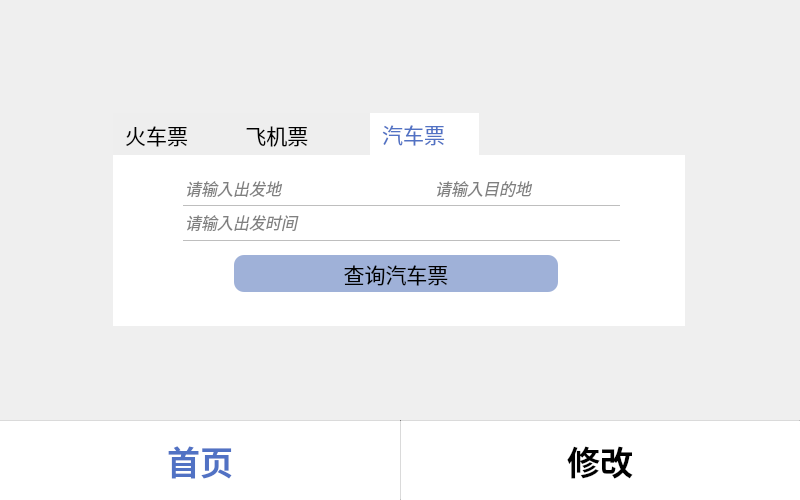
<?xml version="1.0" encoding="UTF-8"?>
<ui version="4.0">
 <class>StaffHomePage</class>
 <widget class="QMainWindow" name="StaffHomePage">
  <property name="geometry">
   <rect>
    <x>0</x>
    <y>0</y>
    <width>800</width>
    <height>500</height>
   </rect>
  </property>
  <property name="windowTitle">
   <string>MainWindow</string>
  </property>
  <widget class="QWidget" name="centralwidget">
   <widget class="QTabWidget" name="tabWidget">
    <property name="geometry">
     <rect>
      <x>113</x>
      <y>113</y>
      <width>572</width>
      <height>220</height>
     </rect>
    </property>
    <property name="baseSize">
     <size>
      <width>0</width>
      <height>0</height>
     </size>
    </property>
    <property name="font">
     <font>
      <family>微软雅黑</family>
      <pointsize>16</pointsize>
     </font>
    </property>
    <property name="cursor">
     <cursorShape>PointingHandCursor</cursorShape>
    </property>
    <property name="autoFillBackground">
     <bool>false</bool>
    </property>
    <property name="styleSheet">
     <string notr="true">QTabBar::tab:selected { color: #5172c4; background-color: #ffffff;}
QTabBar::tab:!selected{background-color:rgb(238,238,238);}
QTabWidget::pane { border-radius: 10px; }</string>
    </property>
    <property name="tabPosition">
     <enum>QTabWidget::North</enum>
    </property>
    <property name="tabShape">
     <enum>QTabWidget::Rounded</enum>
    </property>
    <property name="currentIndex">
     <number>2</number>
    </property>
    <property name="iconSize">
     <size>
      <width>60</width>
      <height>50</height>
     </size>
    </property>
    <property name="elideMode">
     <enum>Qt::ElideNone</enum>
    </property>
    <property name="usesScrollButtons">
     <bool>true</bool>
    </property>
    <widget class="QWidget" name="tab">
     <attribute name="icon">
      <iconset resource="res.qrc">
       <normaloff>:/train.png</normaloff>:/train.png</iconset>
     </attribute>
     <attribute name="title">
      <string>火车票      </string>
     </attribute>
     <widget class="QFrame" name="frame_5">
      <property name="geometry">
       <rect>
        <x>0</x>
        <y>0</y>
        <width>574</width>
        <height>171</height>
       </rect>
      </property>
      <property name="styleSheet">
       <string notr="true">background-color:#ffffff;border:none;
</string>
      </property>
      <property name="frameShape">
       <enum>QFrame::StyledPanel</enum>
      </property>
      <property name="frameShadow">
       <enum>QFrame::Raised</enum>
      </property>
      <widget class="Line" name="line_11">
       <property name="geometry">
        <rect>
         <x>70</x>
         <y>50</y>
         <width>437</width>
         <height>1</height>
        </rect>
       </property>
       <property name="font">
        <font>
         <pointsize>2</pointsize>
        </font>
       </property>
       <property name="styleSheet">
        <string notr="true">background-color:rgb(190,190,190);</string>
       </property>
       <property name="orientation">
        <enum>Qt::Horizontal</enum>
       </property>
      </widget>
      <widget class="Line" name="line_12">
       <property name="geometry">
        <rect>
         <x>70</x>
         <y>85</y>
         <width>437</width>
         <height>1</height>
        </rect>
       </property>
       <property name="font">
        <font>
         <pointsize>2</pointsize>
        </font>
       </property>
       <property name="styleSheet">
        <string notr="true">background-color:rgb(190,190,190);</string>
       </property>
       <property name="orientation">
        <enum>Qt::Horizontal</enum>
       </property>
      </widget>
      <widget class="QPushButton" name="trainbtn">
       <property name="geometry">
        <rect>
         <x>121</x>
         <y>100</y>
         <width>324</width>
         <height>37</height>
        </rect>
       </property>
       <property name="sizePolicy">
        <sizepolicy hsizetype="Minimum" vsizetype="Minimum">
         <horstretch>0</horstretch>
         <verstretch>0</verstretch>
        </sizepolicy>
       </property>
       <property name="minimumSize">
        <size>
         <width>0</width>
         <height>0</height>
        </size>
       </property>
       <property name="font">
        <font>
         <family>微软雅黑</family>
         <pointsize>16</pointsize>
        </font>
       </property>
       <property name="cursor">
        <cursorShape>PointingHandCursor</cursorShape>
       </property>
       <property name="layoutDirection">
        <enum>Qt::LeftToRight</enum>
       </property>
       <property name="styleSheet">
        <string notr="true">*{
background-color:rgb(159,177,216);
border-radius: 10px;
}
QPushButton:pressed{  background-color: #5172c4;}</string>
       </property>
       <property name="text">
        <string>查询火车票</string>
       </property>
       <property name="iconSize">
        <size>
         <width>20</width>
         <height>20</height>
        </size>
       </property>
      </widget>
      <widget class="QLabel" name="label_7">
       <property name="geometry">
        <rect>
         <x>260</x>
         <y>0</y>
         <width>51</width>
         <height>46</height>
        </rect>
       </property>
       <property name="text">
        <string/>
       </property>
       <property name="pixmap">
        <pixmap resource="res.qrc">:/redAndblue.png</pixmap>
       </property>
       <property name="scaledContents">
        <bool>true</bool>
       </property>
      </widget>
      <widget class="QLineEdit" name="lineEdit_14">
       <property name="geometry">
        <rect>
         <x>70</x>
         <y>0</y>
         <width>181</width>
         <height>50</height>
        </rect>
       </property>
       <property name="font">
        <font>
         <pointsize>12</pointsize>
         <italic>true</italic>
        </font>
       </property>
       <property name="styleSheet">
        <string notr="true">color:grey</string>
       </property>
       <property name="inputMask">
        <string/>
       </property>
       <property name="text">
        <string>请输入出发地</string>
       </property>
       <property name="frame">
        <bool>true</bool>
       </property>
       <property name="alignment">
        <set>Qt::AlignBottom|Qt::AlignLeading|Qt::AlignLeft</set>
       </property>
      </widget>
      <widget class="QLineEdit" name="lineEdit_15">
       <property name="geometry">
        <rect>
         <x>320</x>
         <y>0</y>
         <width>181</width>
         <height>50</height>
        </rect>
       </property>
       <property name="font">
        <font>
         <pointsize>12</pointsize>
         <italic>true</italic>
        </font>
       </property>
       <property name="styleSheet">
        <string notr="true">color:grey</string>
       </property>
       <property name="inputMask">
        <string/>
       </property>
       <property name="text">
        <string>请输入目的地</string>
       </property>
       <property name="alignment">
        <set>Qt::AlignBottom|Qt::AlignLeading|Qt::AlignLeft</set>
       </property>
      </widget>
      <widget class="QLineEdit" name="lineEdit_16">
       <property name="geometry">
        <rect>
         <x>70</x>
         <y>51</y>
         <width>437</width>
         <height>33</height>
        </rect>
       </property>
       <property name="font">
        <font>
         <pointsize>12</pointsize>
         <italic>true</italic>
        </font>
       </property>
       <property name="styleSheet">
        <string notr="true">color:grey</string>
       </property>
       <property name="inputMask">
        <string/>
       </property>
       <property name="text">
        <string>请输入出发时间</string>
       </property>
       <property name="alignment">
        <set>Qt::AlignBottom|Qt::AlignLeading|Qt::AlignLeft</set>
       </property>
      </widget>
     </widget>
    </widget>
    <widget class="QWidget" name="tab_3">
     <attribute name="icon">
      <iconset resource="res.qrc">
       <normaloff>:/plane.png</normaloff>:/plane.png</iconset>
     </attribute>
     <attribute name="title">
      <string>飞机票         </string>
     </attribute>
     <widget class="QFrame" name="frame_4">
      <property name="geometry">
       <rect>
        <x>0</x>
        <y>0</y>
        <width>574</width>
        <height>171</height>
       </rect>
      </property>
      <property name="styleSheet">
       <string notr="true">background-color:#ffffff;border:none;
</string>
      </property>
      <property name="frameShape">
       <enum>QFrame::StyledPanel</enum>
      </property>
      <property name="frameShadow">
       <enum>QFrame::Raised</enum>
      </property>
      <widget class="Line" name="line_9">
       <property name="geometry">
        <rect>
         <x>70</x>
         <y>50</y>
         <width>437</width>
         <height>1</height>
        </rect>
       </property>
       <property name="font">
        <font>
         <pointsize>2</pointsize>
        </font>
       </property>
       <property name="styleSheet">
        <string notr="true">background-color:rgb(190,190,190);</string>
       </property>
       <property name="orientation">
        <enum>Qt::Horizontal</enum>
       </property>
      </widget>
      <widget class="Line" name="line_10">
       <property name="geometry">
        <rect>
         <x>70</x>
         <y>85</y>
         <width>437</width>
         <height>1</height>
        </rect>
       </property>
       <property name="font">
        <font>
         <pointsize>2</pointsize>
        </font>
       </property>
       <property name="styleSheet">
        <string notr="true">background-color:rgb(190,190,190);</string>
       </property>
       <property name="orientation">
        <enum>Qt::Horizontal</enum>
       </property>
      </widget>
      <widget class="QPushButton" name="planebtn">
       <property name="geometry">
        <rect>
         <x>121</x>
         <y>100</y>
         <width>324</width>
         <height>37</height>
        </rect>
       </property>
       <property name="sizePolicy">
        <sizepolicy hsizetype="Minimum" vsizetype="Minimum">
         <horstretch>0</horstretch>
         <verstretch>0</verstretch>
        </sizepolicy>
       </property>
       <property name="minimumSize">
        <size>
         <width>0</width>
         <height>0</height>
        </size>
       </property>
       <property name="font">
        <font>
         <family>微软雅黑</family>
         <pointsize>16</pointsize>
        </font>
       </property>
       <property name="cursor">
        <cursorShape>PointingHandCursor</cursorShape>
       </property>
       <property name="layoutDirection">
        <enum>Qt::LeftToRight</enum>
       </property>
       <property name="styleSheet">
        <string notr="true">*{
background-color:rgb(159,177,216);
border-radius: 10px;
}
QPushButton:pressed{  background-color: #5172c4;}</string>
       </property>
       <property name="text">
        <string>查询飞机票</string>
       </property>
       <property name="iconSize">
        <size>
         <width>20</width>
         <height>20</height>
        </size>
       </property>
      </widget>
      <widget class="QLabel" name="label_6">
       <property name="geometry">
        <rect>
         <x>260</x>
         <y>0</y>
         <width>51</width>
         <height>46</height>
        </rect>
       </property>
       <property name="text">
        <string/>
       </property>
       <property name="pixmap">
        <pixmap resource="res.qrc">:/redAndblue.png</pixmap>
       </property>
       <property name="scaledContents">
        <bool>true</bool>
       </property>
      </widget>
      <widget class="QLineEdit" name="lineEdit_11">
       <property name="geometry">
        <rect>
         <x>70</x>
         <y>0</y>
         <width>181</width>
         <height>50</height>
        </rect>
       </property>
       <property name="font">
        <font>
         <pointsize>12</pointsize>
         <italic>true</italic>
        </font>
       </property>
       <property name="styleSheet">
        <string notr="true">color:grey</string>
       </property>
       <property name="inputMask">
        <string/>
       </property>
       <property name="text">
        <string>请输入出发地</string>
       </property>
       <property name="frame">
        <bool>true</bool>
       </property>
       <property name="alignment">
        <set>Qt::AlignBottom|Qt::AlignLeading|Qt::AlignLeft</set>
       </property>
      </widget>
      <widget class="QLineEdit" name="lineEdit_12">
       <property name="geometry">
        <rect>
         <x>320</x>
         <y>0</y>
         <width>181</width>
         <height>50</height>
        </rect>
       </property>
       <property name="font">
        <font>
         <pointsize>12</pointsize>
         <italic>true</italic>
        </font>
       </property>
       <property name="styleSheet">
        <string notr="true">color:grey</string>
       </property>
       <property name="inputMask">
        <string/>
       </property>
       <property name="text">
        <string>请输入目的地</string>
       </property>
       <property name="alignment">
        <set>Qt::AlignBottom|Qt::AlignLeading|Qt::AlignLeft</set>
       </property>
      </widget>
      <widget class="QLineEdit" name="lineEdit_13">
       <property name="geometry">
        <rect>
         <x>70</x>
         <y>51</y>
         <width>437</width>
         <height>33</height>
        </rect>
       </property>
       <property name="font">
        <font>
         <pointsize>12</pointsize>
         <italic>true</italic>
        </font>
       </property>
       <property name="styleSheet">
        <string notr="true">color:grey</string>
       </property>
       <property name="inputMask">
        <string/>
       </property>
       <property name="text">
        <string>请输入出发时间</string>
       </property>
       <property name="alignment">
        <set>Qt::AlignBottom|Qt::AlignLeading|Qt::AlignLeft</set>
       </property>
      </widget>
     </widget>
    </widget>
    <widget class="QWidget" name="tab_2">
     <attribute name="icon">
      <iconset resource="res.qrc">
       <normaloff>:/car.png</normaloff>:/car.png</iconset>
     </attribute>
     <attribute name="title">
      <string>汽车票    </string>
     </attribute>
     <widget class="QFrame" name="frame_3">
      <property name="geometry">
       <rect>
        <x>0</x>
        <y>0</y>
        <width>575</width>
        <height>171</height>
       </rect>
      </property>
      <property name="styleSheet">
       <string notr="true">background-color:#ffffff;border:none;
</string>
      </property>
      <property name="frameShape">
       <enum>QFrame::StyledPanel</enum>
      </property>
      <property name="frameShadow">
       <enum>QFrame::Raised</enum>
      </property>
      <widget class="Line" name="line_7">
       <property name="geometry">
        <rect>
         <x>70</x>
         <y>50</y>
         <width>437</width>
         <height>1</height>
        </rect>
       </property>
       <property name="font">
        <font>
         <pointsize>2</pointsize>
        </font>
       </property>
       <property name="styleSheet">
        <string notr="true">background-color:rgb(190,190,190);</string>
       </property>
       <property name="orientation">
        <enum>Qt::Horizontal</enum>
       </property>
      </widget>
      <widget class="Line" name="line_8">
       <property name="geometry">
        <rect>
         <x>70</x>
         <y>85</y>
         <width>437</width>
         <height>1</height>
        </rect>
       </property>
       <property name="font">
        <font>
         <pointsize>2</pointsize>
        </font>
       </property>
       <property name="styleSheet">
        <string notr="true">background-color:rgb(190,190,190);</string>
       </property>
       <property name="orientation">
        <enum>Qt::Horizontal</enum>
       </property>
      </widget>
      <widget class="QPushButton" name="carbtn">
       <property name="geometry">
        <rect>
         <x>121</x>
         <y>100</y>
         <width>324</width>
         <height>37</height>
        </rect>
       </property>
       <property name="sizePolicy">
        <sizepolicy hsizetype="Minimum" vsizetype="Minimum">
         <horstretch>0</horstretch>
         <verstretch>0</verstretch>
        </sizepolicy>
       </property>
       <property name="minimumSize">
        <size>
         <width>0</width>
         <height>0</height>
        </size>
       </property>
       <property name="font">
        <font>
         <family>微软雅黑</family>
         <pointsize>16</pointsize>
        </font>
       </property>
       <property name="cursor">
        <cursorShape>PointingHandCursor</cursorShape>
       </property>
       <property name="layoutDirection">
        <enum>Qt::LeftToRight</enum>
       </property>
       <property name="styleSheet">
        <string notr="true">*{
background-color:rgb(159,177,216);
border-radius: 10px;
}
QPushButton:pressed{  background-color: #5172c4;}</string>
       </property>
       <property name="text">
        <string>查询汽车票</string>
       </property>
       <property name="iconSize">
        <size>
         <width>20</width>
         <height>20</height>
        </size>
       </property>
      </widget>
      <widget class="QLabel" name="label_4">
       <property name="geometry">
        <rect>
         <x>260</x>
         <y>0</y>
         <width>51</width>
         <height>46</height>
        </rect>
       </property>
       <property name="text">
        <string/>
       </property>
       <property name="pixmap">
        <pixmap resource="res.qrc">:/redAndblue.png</pixmap>
       </property>
       <property name="scaledContents">
        <bool>true</bool>
       </property>
      </widget>
      <widget class="QLineEdit" name="lineEdit_7">
       <property name="geometry">
        <rect>
         <x>70</x>
         <y>0</y>
         <width>181</width>
         <height>50</height>
        </rect>
       </property>
       <property name="font">
        <font>
         <pointsize>12</pointsize>
         <italic>true</italic>
        </font>
       </property>
       <property name="styleSheet">
        <string notr="true">color:grey</string>
       </property>
       <property name="inputMask">
        <string/>
       </property>
       <property name="text">
        <string>请输入出发地</string>
       </property>
       <property name="frame">
        <bool>true</bool>
       </property>
       <property name="alignment">
        <set>Qt::AlignBottom|Qt::AlignLeading|Qt::AlignLeft</set>
       </property>
      </widget>
      <widget class="QLineEdit" name="lineEdit_8">
       <property name="geometry">
        <rect>
         <x>320</x>
         <y>0</y>
         <width>181</width>
         <height>50</height>
        </rect>
       </property>
       <property name="font">
        <font>
         <pointsize>12</pointsize>
         <italic>true</italic>
        </font>
       </property>
       <property name="styleSheet">
        <string notr="true">color:grey</string>
       </property>
       <property name="inputMask">
        <string/>
       </property>
       <property name="text">
        <string>请输入目的地</string>
       </property>
       <property name="alignment">
        <set>Qt::AlignBottom|Qt::AlignLeading|Qt::AlignLeft</set>
       </property>
      </widget>
      <widget class="QLineEdit" name="lineEdit_9">
       <property name="geometry">
        <rect>
         <x>70</x>
         <y>51</y>
         <width>437</width>
         <height>33</height>
        </rect>
       </property>
       <property name="font">
        <font>
         <pointsize>12</pointsize>
         <italic>true</italic>
        </font>
       </property>
       <property name="styleSheet">
        <string notr="true">color:grey</string>
       </property>
       <property name="inputMask">
        <string/>
       </property>
       <property name="text">
        <string>请输入出发时间</string>
       </property>
       <property name="alignment">
        <set>Qt::AlignBottom|Qt::AlignLeading|Qt::AlignLeft</set>
       </property>
      </widget>
     </widget>
    </widget>
   </widget>
   <widget class="QWidget" name="bottom" native="true">
    <property name="enabled">
     <bool>true</bool>
    </property>
    <property name="geometry">
     <rect>
      <x>0</x>
      <y>420</y>
      <width>800</width>
      <height>80</height>
     </rect>
    </property>
    <property name="minimumSize">
     <size>
      <width>800</width>
      <height>80</height>
     </size>
    </property>
    <property name="styleSheet">
     <string notr="true">*{
background-color: rgb(255, 255, 255); 
}
</string>
    </property>
    <widget class="QPushButton" name="pushButton_2">
     <property name="geometry">
      <rect>
       <x>0</x>
       <y>0</y>
       <width>400</width>
       <height>80</height>
      </rect>
     </property>
     <property name="font">
      <font>
       <family>微软雅黑</family>
       <pointsize>25</pointsize>
       <bold>true</bold>
      </font>
     </property>
     <property name="styleSheet">
      <string notr="true">*{border:none;color:#5172c4;}</string>
     </property>
     <property name="text">
      <string>首页</string>
     </property>
    </widget>
    <widget class="QPushButton" name="modifybtn">
     <property name="geometry">
      <rect>
       <x>400</x>
       <y>0</y>
       <width>400</width>
       <height>80</height>
      </rect>
     </property>
     <property name="font">
      <font>
       <family>微软雅黑</family>
       <pointsize>25</pointsize>
       <bold>true</bold>
      </font>
     </property>
     <property name="cursor">
      <cursorShape>PointingHandCursor</cursorShape>
     </property>
     <property name="styleSheet">
      <string notr="true">border:none
</string>
     </property>
     <property name="text">
      <string>修改</string>
     </property>
    </widget>
    <widget class="Line" name="line">
     <property name="geometry">
      <rect>
       <x>0</x>
       <y>0</y>
       <width>800</width>
       <height>1</height>
      </rect>
     </property>
     <property name="font">
      <font>
       <pointsize>2</pointsize>
      </font>
     </property>
     <property name="styleSheet">
      <string notr="true">background-color:rgb(190,190,190);</string>
     </property>
     <property name="orientation">
      <enum>Qt::Horizontal</enum>
     </property>
    </widget>
    <widget class="Line" name="line_2">
     <property name="geometry">
      <rect>
       <x>400</x>
       <y>0</y>
       <width>1</width>
       <height>80</height>
      </rect>
     </property>
     <property name="autoFillBackground">
      <bool>false</bool>
     </property>
     <property name="styleSheet">
      <string notr="true">background-color:rgb(190,190,190);</string>
     </property>
     <property name="orientation">
      <enum>Qt::Vertical</enum>
     </property>
    </widget>
   </widget>
  </widget>
 </widget>
 <resources>
  <include location="res.qrc"/>
 </resources>
 <connections/>
</ui>
